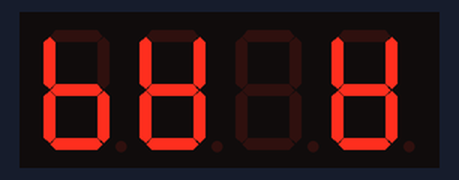
This sketch was run on a simulated Arduino Uno, built with avr-gcc and run on an emulated ATmega328P. Shown: 4-digit seven-segment display. Wiring (inferred from the names in the program): 4-digit 7-segment display, segments lit when HIGH: segments pin 2, pin 3, pin 4, pin 5, pin 6, pin 7, pin 8; digit selects pin 9, pin 10, pin 11, pin 12. The segment pins are drawn as the display they are named for.

Above: at 0.51 s.
At 2.6 s:
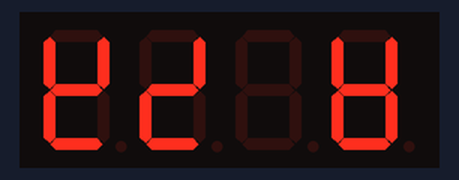
At 14.5 s:
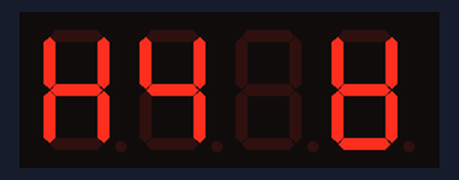
At 21.92 s:
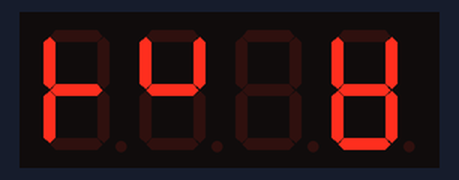
At 35.9 s:
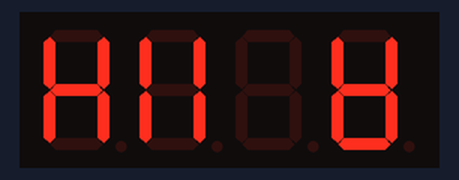
At 37.0 s:
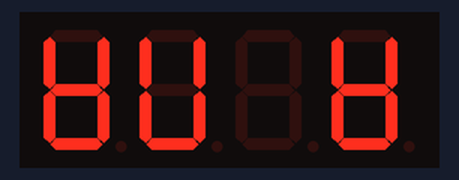

The sketch:

contador_0_a_9999.ino
```cpp
//7 Declaramos los segmentos del display
const byte a = 2;
const byte b = 3;
const byte c = 4;
const byte d = 5;
const byte e = 6;
const byte f = 7;
const byte g = 8;

// Declaramos los pines de los display en caso de ser de 4 digitos
const byte Display[] = {9,10,11,12};

// Variables para los números del 0 al 9 en un display 7 segmentos de cátodo común
const byte NUMEROS[] = {
  B11111100, // 0
  B01100000, // 1
  B11011010, // 2
  B11110010, // 3
  B01100110, // 4
  B10110110, // 5
  B10111110, // 6
  B11100000, // 7
  B11111110, // 8
  B11110110  // 9
};

void setup(){
  pinMode(a, OUTPUT);
  pinMode(b, OUTPUT);
  pinMode(c, OUTPUT);
  pinMode(d, OUTPUT);
  pinMode(e, OUTPUT);
  pinMode(f, OUTPUT);
  pinMode(g, OUTPUT);

  pinMode(Display[0], OUTPUT);
  pinMode(Display[1], OUTPUT);
  pinMode(Display[2], OUTPUT);
  pinMode(Display[3], OUTPUT);
}

void loop(){
  for (int i = 0; i <= 999; i++) {
    int dig1 = i / 100;
    int dig2 = (i / 10) % 10;
    int dig3 = i % 10;

    digitalWrite(Display[0], LOW);
    mostrarNumero(dig1);
    digitalWrite(Display[0], HIGH);

    digitalWrite(Display[1], LOW);
    mostrarNumero(dig2);
    digitalWrite(Display[1], HIGH);

    digitalWrite(Display[2], LOW);
    mostrarNumero(dig3);
    digitalWrite(Display[2], HIGH);

    delay(10);
  }
}

void mostrarNumero(int numero) {
  if (numero < 0 || numero > 9) { return; }

  byte valorBinario = NUMEROS[numero];

  digitalWrite(a, bitRead(valorBinario, 0));
  digitalWrite(b, bitRead(valorBinario, 1));
  digitalWrite(c, bitRead(valorBinario, 2));
  digitalWrite(d, bitRead(valorBinario, 3));
  digitalWrite(e, bitRead(valorBinario, 4));
  digitalWrite(f, bitRead(valorBinario, 5));
  digitalWrite(g, bitRead(valorBinario, 6));
}
```

Measured:
- what the display in image 1 shows lasts 0.5 s, from 2.6 s to 3.1 s
- what the display in image 2 shows lasts 0.8 s, from 14.5 s to 15.3 s
- what the display in image 3 shows lasts 0.5 s, from 21.7 s to 22.2 s
